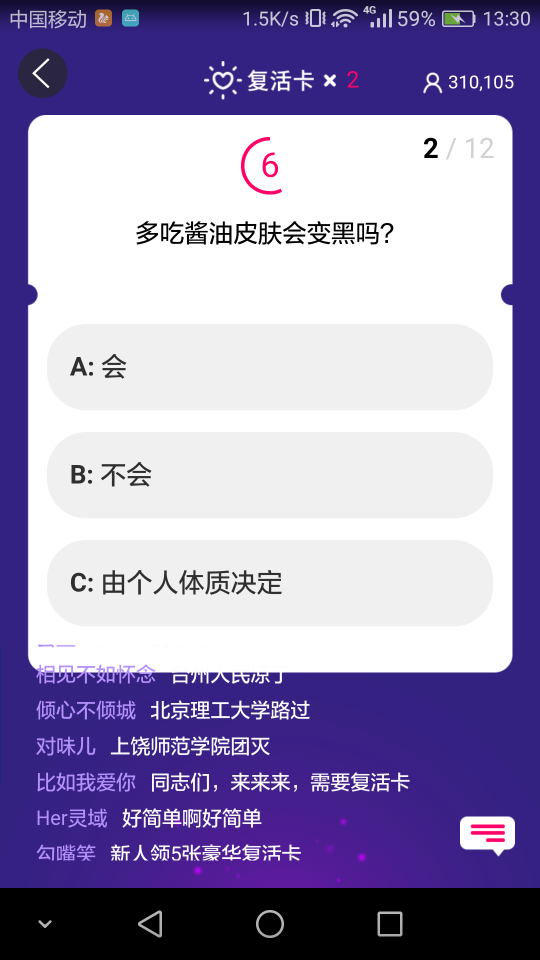
#> input picture screenshot.png, 1080 x 1920 px (shown at 1/2 size)
$ python GetImgTool.py
#> lines starting #> are read from the running program, lines starting #| are printed output that depends on the picture
# -*- coding: utf-8 -*-

# @Author  : Skye
# @Time    : 2018/1/9 00:40
# @desc    : adb 获取截屏，截取图片


from PIL import Image
import os
import matplotlib.pyplot as plt

def pull_screenshot():
    os.system('adb shell screencap -p /sdcard/screenshot.png')
    os.system('adb pull /sdcard/screenshot.png .')

pull_screenshot()
img = Image.open("./screenshot.png")
#> img is the input picture: PIL image 1080x1920 RGBA; mean R, G, B, A 154.5, 145.4, 182.5, 255

# 用 matplot 查看测试分辨率，切割问题和选项区域
#region = img.crop((75, 315, 1167, 789)) # iPhone 7P

question  = img.crop((50, 350, 1000, 560)) # 坚果 pro1
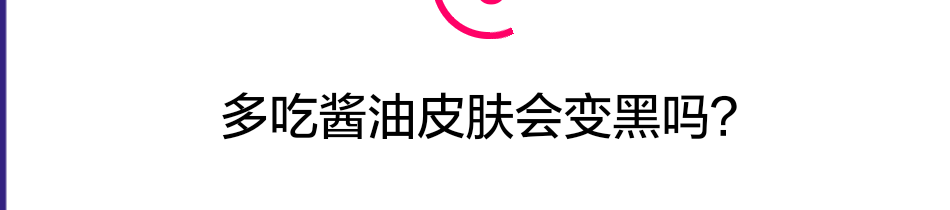
#> question: PIL image 950x210 RGBA; mean R, G, B, A 242.6, 241.6, 242.6, 255
choices = img.crop((75, 535, 990, 1130))
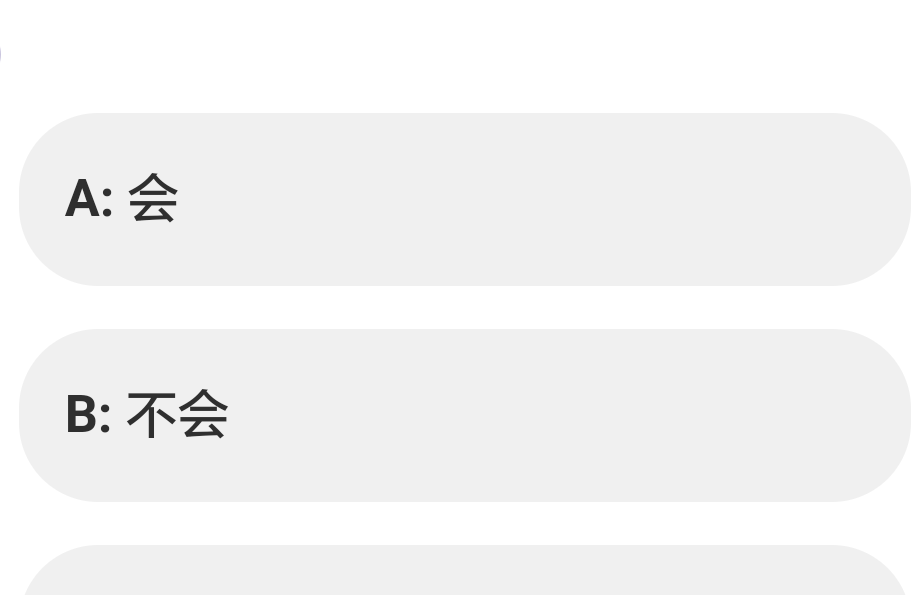
#> choices: PIL image 915x595 RGBA; mean R, G, B, A 244.3, 244.3, 244.3, 255

choices= img.crop((75, 615, 990, 1250))
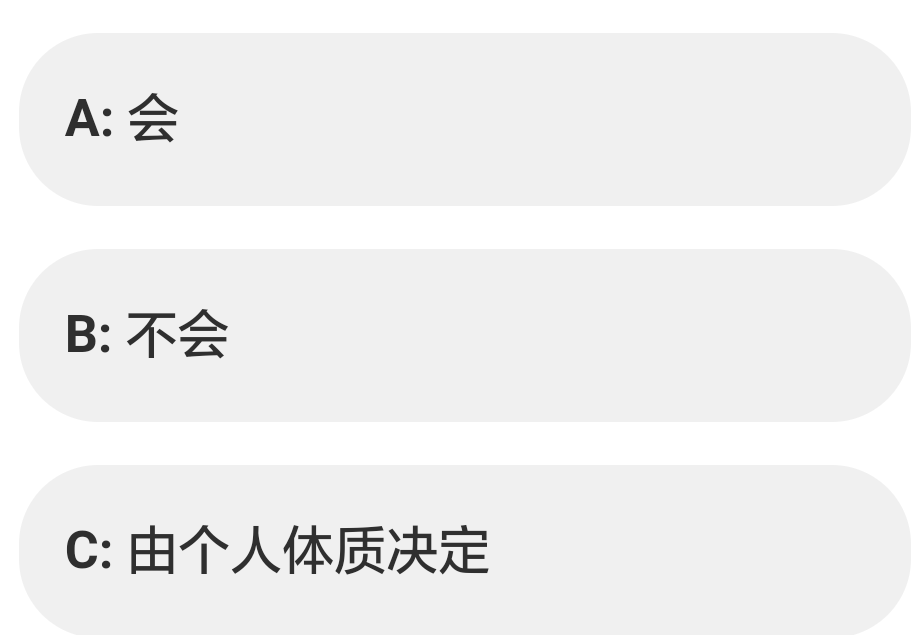
#> choices: PIL image 915x635 RGBA; mean R, G, B, A 240.2, 240.2, 240.2, 255
question= img.crop((50, 350, 1000, 600))
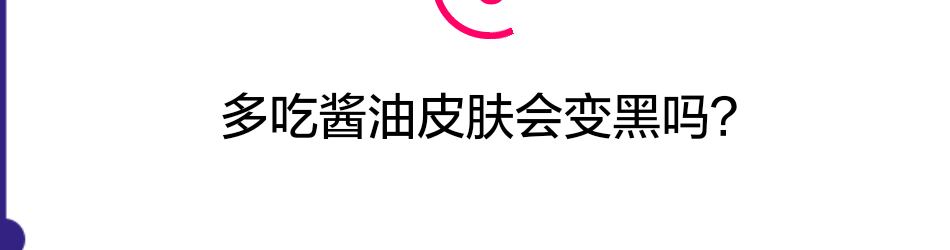
#> question: PIL image 950x250 RGBA; mean R, G, B, A 244, 243.1, 244.2, 255

plt.subplot(221)
im = plt.imshow(img, animated=True)
plt.subplot(222)
im2 = plt.imshow(question, animated=True)
plt.subplot(212)
im3 = plt.imshow(choices, animated=True)
plt.show()
